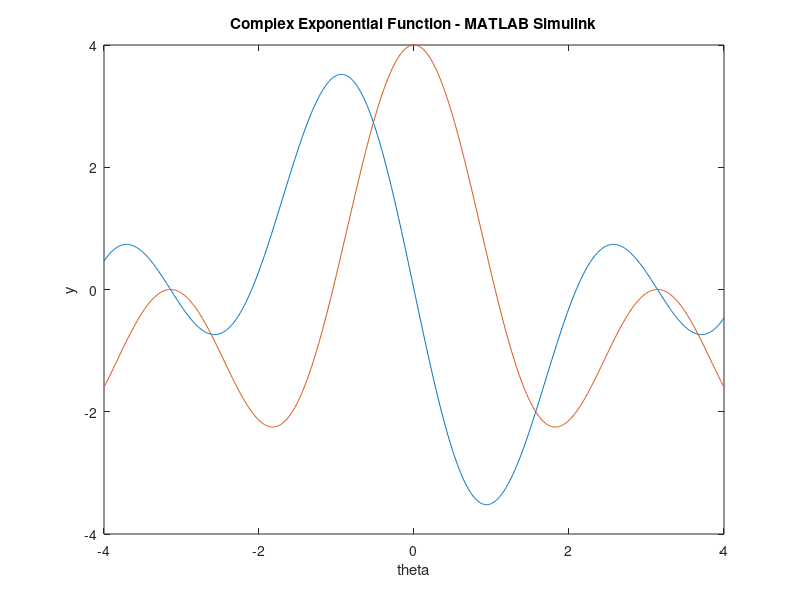

The MATLAB script that drew this image: (Note: this script raises an error after producing the figure.)
clc;
clear all;
theta = -4:0.01:4;
y = exp((1i*1.*theta)+log(2))*exp(1i*pi/2)+exp((1i*2.*theta)+log(2))*exp(1i*pi/2);;

y_real = real(y);
y_imag = imag(y);

f1= figure;
plot(theta,y_real);
hold on
plot(theta,y_imag);
xlabel('theta'),
ylabel('y'),
title('Complex Exponential Function - MATLAB Simulink');



Theta = theta';
COS_MATLAB = cos(theta)';
SIN_MATLAB = sin(theta)';

MATLAB_IN_OUT = [Theta, COS_MATLAB, SIN_MATLAB];


fileID1 = fopen('IP8_FinalData_cos.txt','r');
fileID2 = fopen('IP8_FinalData_sin.txt','r');
formatSpec = '%f';

COS_FPGA_IP8 = fscanf(fileID1,formatSpec);
SIN_FPGA_IP8 = fscanf(fileID2,formatSpec);
COS_FPGA_IP8 = COS_FPGA_IP8(20:820);
SIN_FPGA_IP8 = SIN_FPGA_IP8(20:820);
z = COS_FPGA_IP8 + SIN_FPGA_IP8*1i;

f2= figure;
plot(theta,COS_FPGA_IP8);
hold on
plot(theta,SIN_FPGA_IP8);
xlabel('theta'),
ylabel('y'),
title('FPGA output: 8-bit CORDIC Simulink');


fileID1 = fopen('BR8_FinalData_cos.txt','r');
fileID2 = fopen('BR8_FinalData_sin.txt','r');
formatSpec = '%f';

COS_FPGA_BR8 = fscanf(fileID1,formatSpec);
SIN_FPGA_BR8 = fscanf(fileID2,formatSpec);
COS_FPGA_BR8 = COS_FPGA_BR8(20:820);
SIN_FPGA_BR8 = SIN_FPGA_BR8(20:820);


fileID1 = fopen('D8_FinalData_cos.txt','r');
fileID2 = fopen('D8_FinalData_sin.txt','r');
formatSpec = '%f';

COS_FPGA_D8 = fscanf(fileID1,formatSpec);
SIN_FPGA_D8 = fscanf(fileID2,formatSpec);
COS_FPGA_D8 = COS_FPGA_D8(20:820);
SIN_FPGA_D8 = SIN_FPGA_D8(20:820);


f3= figure; f3.Position=[120   50   1200   600];
subplot(2,2,1), plot(theta,y_real), hold on, plot(theta,y_imag), xlabel('Theta'),ylabel('Amplitude'),title('MATLAB Simulink');
subplot(2,2,2), plot(theta,COS_FPGA_BR8), hold on, plot(theta,SIN_FPGA_BR8) ,xlabel('Theta'),ylabel('Amplitude'),title('FPGA output: 8-bit Block-RAM');
subplot(2,2,3), plot(theta,COS_FPGA_IP8), hold on, plot(theta,SIN_FPGA_IP8) ,xlabel('Theta'),ylabel('Amplitude'),title('FPGA output: 8-bit CORDIC Simulink');
subplot(2,2,4), plot(theta,COS_FPGA_D8), hold on, plot(theta,SIN_FPGA_D8) ,xlabel('Theta'),ylabel('Amplitude'),title('FPGA output: 8-bit Direct VHDL');

% FPGA_IN_OUT = [Theta, COS_FPGA_IP8, SIN_FPGA_IP8];
% 
% 
cos_abs_diff_BR8 = abs(y_real'-COS_FPGA_BR8);
sin_abs_diff_BR8 = abs(y_imag' - SIN_FPGA_BR8);
% 
cos_abs_diff_IP8 = abs(y_real'-COS_FPGA_I8);
sin_abs_diff_IP8 = abs(y_imag' - SIN_FPGA_IP8);

cos_abs_diff_D8 = abs(y_real'-COS_FPGA_D8);
sin_abs_diff_D8 = abs(y_imag' - SIN_FPGA_D8);

f4= figure;
plot(theta, cos_abs_diff_IP8);
title('Absolute different of Real value');

% 
% Final_cos_abs_diff = sum( cos_abs_diff )/801;
% Final_sin_abs_diff = sum( sin_abs_diff )/801;
